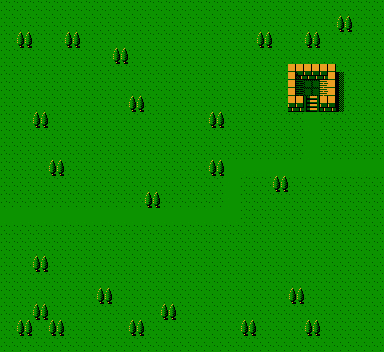

Rendered tile map (Tiled .tmx) drawn with the repository's tilesets; below, a short description and the map source with its tile grids summarised:
An orthogonal 24x22 tile map with 16x16 px tiles, 1 tile layer (Tile Layer 1).

<map version="1.10" tiledversion="1.11.2" orientation="orthogonal" renderorder="right-down" width="24" height="22" tilewidth="16" tileheight="16" infinite="0" nextlayerid="2" nextobjectid="1">
 <tileset firstgid="1" source="outside.tsx" />
 <layer id="1" name="Tile Layer 1" width="24" height="22">
  <data>[528 cells, 528 non-empty, 12 distinct tile ids]</data>
 </layer>
</map>
